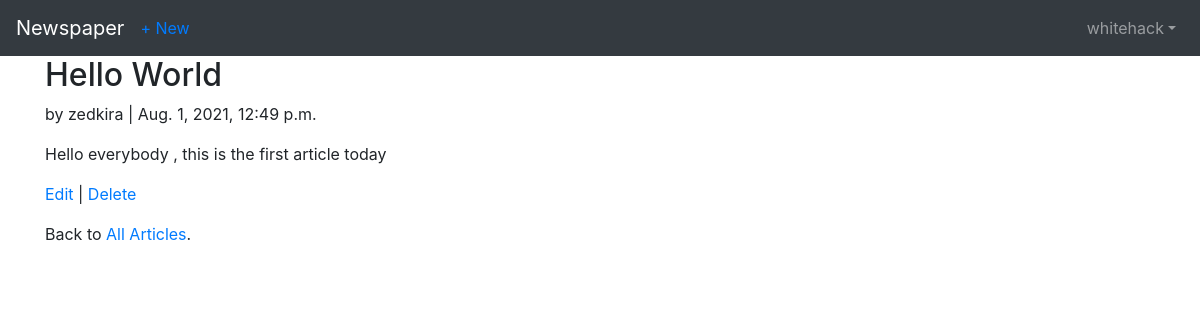
The app's page /articles/3/detail/ (signed in) with its own data.
### accounts/models.py (models this page shows)
class CustomUser(AbstractUser):
    age = models.PositiveIntegerField(null=True, blank=True)

### articles/models.py (models this page shows, shortened)
class Article(models.Model):
    title = models.CharField(max_length=255)
    body = models.TextField()
    date = models.DateTimeField(auto_now_add=True)
    author = models.ForeignKey(
        get_user_model(),
        on_delete=models.CASCADE,
    )

### articles/views.py (the view)
# urls.py: path('<int:pk>/detail/', ArticleDetailView.as_view(), name='article_detail'),
class ArticleDetailView(LoginRequiredMixin, DetailView):
    model = Article
    template_name = 'article_detail.html'

### templates/article_detail.html
{% extends 'base.html' %}
{% block content %}
    <div class="article-entry">
        <h2>{{ object.title }}</h2>
        <p>by {{ object.author }} | {{ object.date }}</p>
        <p>{{ object.body }}</p>
    </div>
    <p><a href="{% url 'article_edit' article.pk %}">Edit</a> |
    <a href="{% url 'article_delete' article.pk %}">Delete</a></p>
    <p>Back to <a href="{% url 'article_list' %}">All Articles</a>.</p>
{% endblock content %}

### templates/base.html (shortened to what this page needs)
<!DOCTYPE html>
{% load static %}
<html>
    <head>
        <link rel="stylesheet" href="https://cdn.jsdelivr.net/npm/bootstrap@4.5.3/dist/css/bootstrap.min.css">
    </head>
    <body>
        <nav class="navbar navbar-expand-lg navbar-dark bg-dark">
            <a class="navbar-brand" href="{% url 'home' %}">Newspaper</a>
            {% if user.is_authenticated %}
                <ul class="navbar-nav mr-auto">
                    <li class="nav-item">
                        <a href="{% url 'article_create' %}">+ New</a>
                    </li>
                </ul>
            {% endif %}
            <div class="collapse navbar-collapse" id="navbarSupportedContent">
                {% if user.is_authenticated %}
                <ul class="navbar-nav ml-auto">
                    <li class="nav-item">
                        <a class="nav-link dropdown-toggle" href="#" id="navbarDropdown" role="button" data-toggle="dropdown" aria-haspopup="true" aria-expanded="false">{{ user.username }}</a>
                    </li>
                </ul>
                {% else %}
                <form class="form-inline ml-auto">
                    <a href="{% url 'login' %}" class="btn btn-outline-secondary">Log In</a>
                    <a href="{% url 'signup' %}" class="btn btn-primary ml-2">Sign up</a>
                </form>
                {% endif %}
            </div>
        </nav>
        <main>
            <div class="container">
                {% block content %}
                {% endblock content %}
            </div>
        </main>
    </body>
</html>

### records on screen
CustomUser: username "whitehack"
Article: title "Hello World", author "zedkira", date "Aug. 1, 2021, 12:49 p.m.", body "Hello everybody , this is the first article today"
